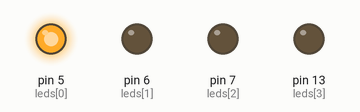
Simulated run of this sketch. Board: Arduino Uno, built with avr-gcc and run on an emulated ATmega328P. Parts: output pins drawn as LEDs (lit = HIGH).

Above: at 0.1 s.
At 0.9 s:
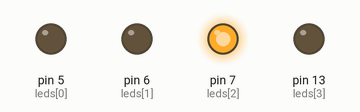
At 1.3 s:
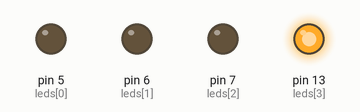
At 2.1 s:
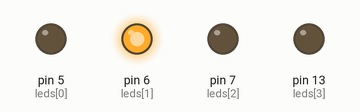
At 3.5 s:
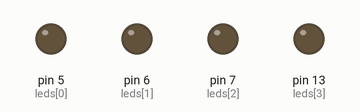
Timing chart, 0 to 3.8 s (numbered marks = the images above):
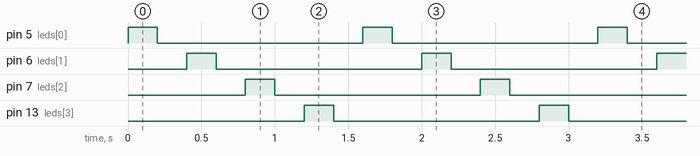

Measured:
- by itself, pin 5 (leds[0]), pin 6 (leds[1]), pin 7 (leds[2]), pin 13 (leds[3]): alternates HIGH for 0.20 s and LOW for 1.4 s
- by itself, everything shown: repeats every 1.6 s, in 8 steps

The sketch:

rodriguez_ej1.ino
```cpp
// Global variables definitions

int leds[]={5,6,7,LED_BUILTIN}; // Digital pins 5, 6, 7 y 13 (13 -> internal led)

void setup() {
  // Initialize digital pins (5, 6, 7 and 13) as OUTPUT
  pinMode(leds[0], OUTPUT);
  pinMode(leds[1], OUTPUT);
  pinMode(leds[2], OUTPUT);
  pinMode(LED_BUILTIN, OUTPUT);
}

void loop() {
  blink(); // Call the private function
}

void blink()
{
  for (int i=0; i < 4; i++){       // Main loop to itarete leds
    pinMode(leds[i],OUTPUT);
    digitalWrite(leds[i], HIGH);   // turn the LED on (HIGH is the voltage level)
    delay(200);                    // wait for a 200 ms.
    digitalWrite(leds[i], LOW);    // turn the LED off by making the voltage LOW
    delay(200);                    // wait for a 200 ms.
  }
}
```
